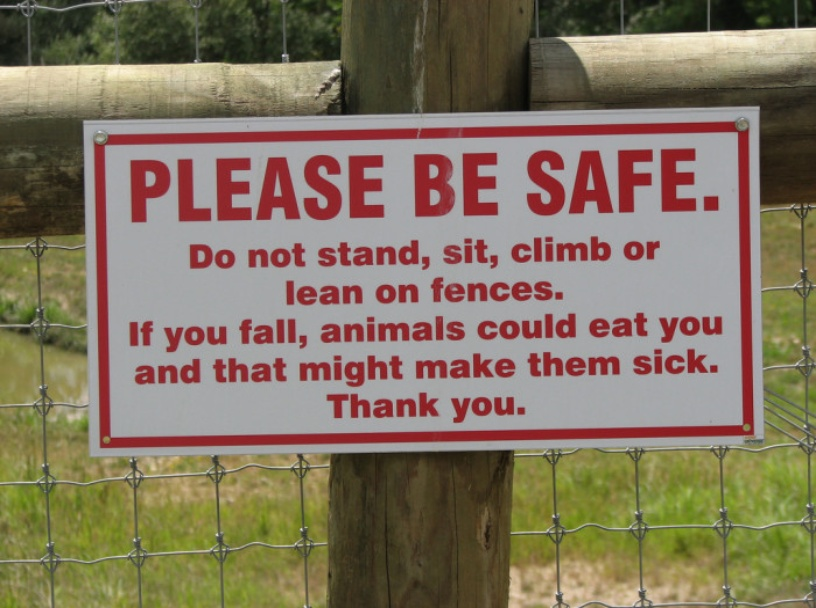
#> input picture imgs/img_883.jpg, 816 x 608 px
$ jupyter execute --allow-errors 'Partial Report.ipynb'
#> lines starting #> are read from the running program, lines starting #| are printed output that depends on the picture; after the words box and inside, x2 and y2 are one past the last pixel; in counts of white or black regions, pixels touching at a corner belong together
Image in greyscale

[cell 1]
import matplotlib.pyplot as plt
import cv2
import numpy as np

imgName = 'imgs/img_883.jpg'

img = cv2.imread(imgName, cv2.IMREAD_GRAYSCALE);
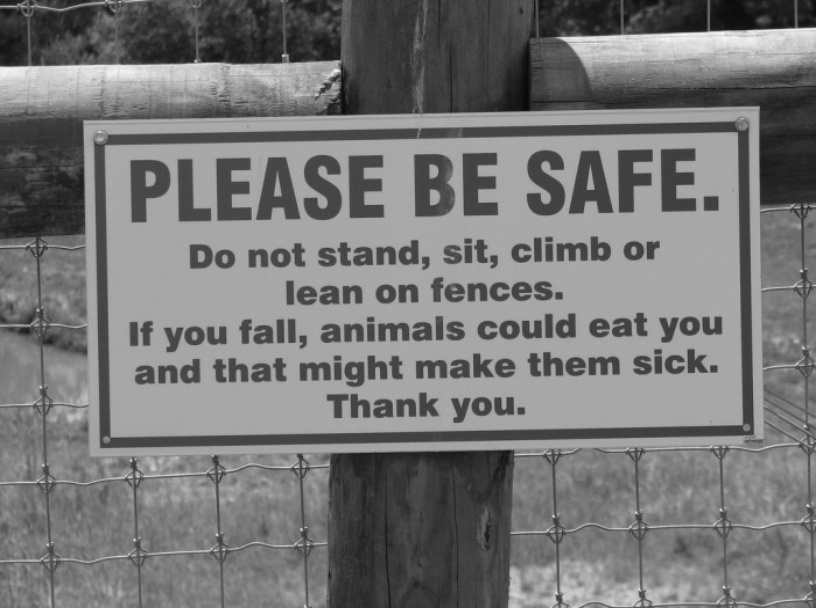
#> img: shape (608, 816); min 6, max 247, mean 118.7
plt.imshow(img, cmap=plt.cm.gray);

Image blurred

[cell 2]
img = cv2.GaussianBlur(img, (5, 5), 0)
plt.imshow(img, cmap=plt.cm.gray);

Image binarized

[cell 3]
ret, threshImg = cv2.threshold(img, 127, 255, 0)
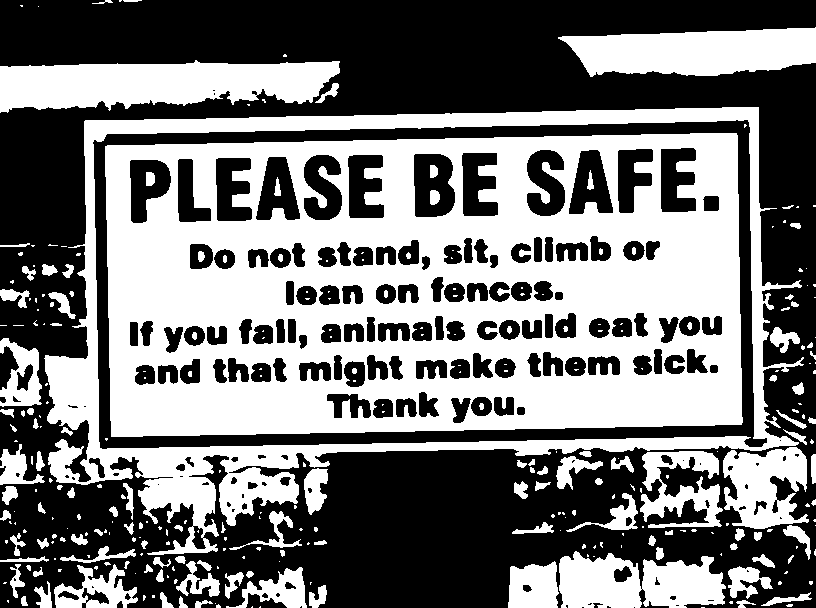
#> threshImg: shape (608, 816); 46.8% white; 314 white regions (185 under 20 px)
plt.imshow(threshImg, cmap=plt.cm.gray);

[cell 4]
contours, hierarchy = cv2.findContours(threshImg, cv2.RETR_TREE, cv2.CHAIN_APPROX_SIMPLE)
#> contours = 486 contours, 241 with area under 20; largest, box (x1, y1, x2, y2) and area: (44, 107, 804, 555) 241286, (92, 119, 768, 450) 207024, (105, 133, 743, 437) 183782, (0, 60, 340, 113) 12539, (558, 27, 816, 77) 9330
#> (the rest of this cell did not finish here and is left out)

$ run again, with imgs/img_1001.jpg copied over imgs/img_883.jpg
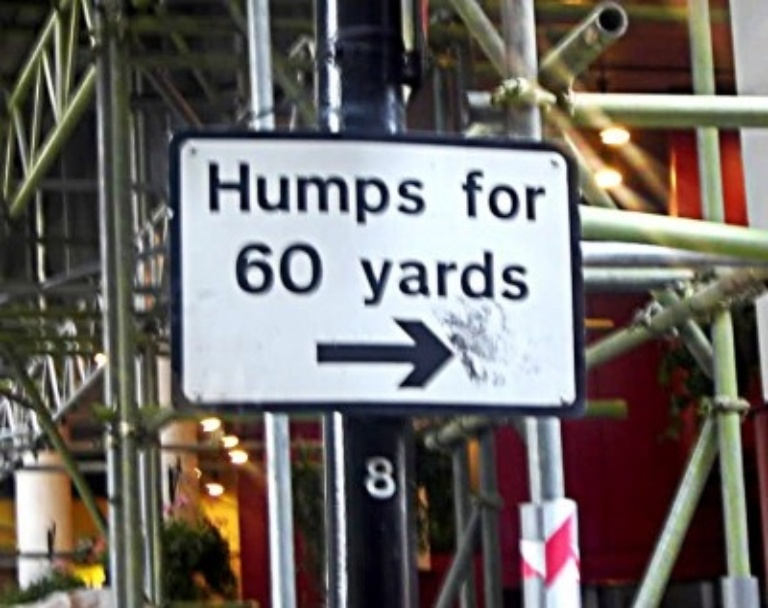
#> input picture imgs/img_1001.jpg, 768 x 608 px
#> `img = cv2.imread(imgName, cv2.IMREAD_GRAYSCALE);`:
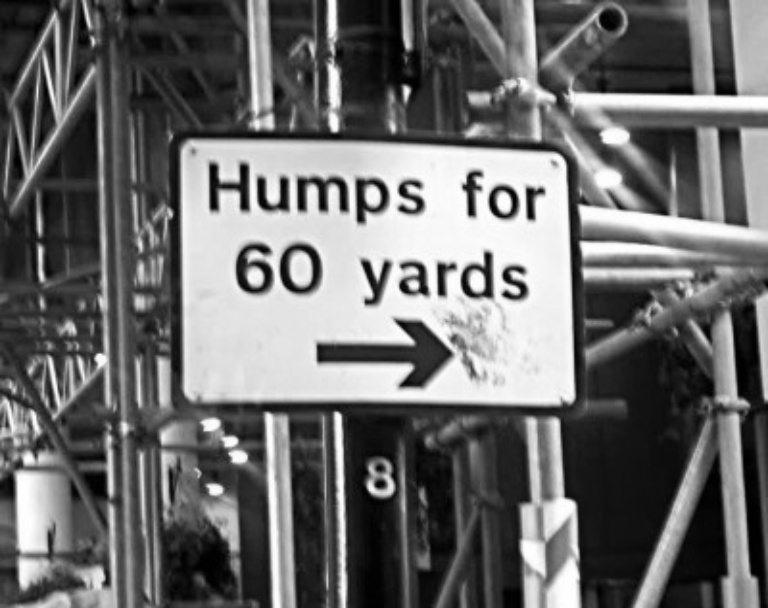
#> img: shape (608, 768); min 0, max 255, mean 107.5
#> `ret, threshImg = cv2.threshold(img, 127, 255, 0)`:
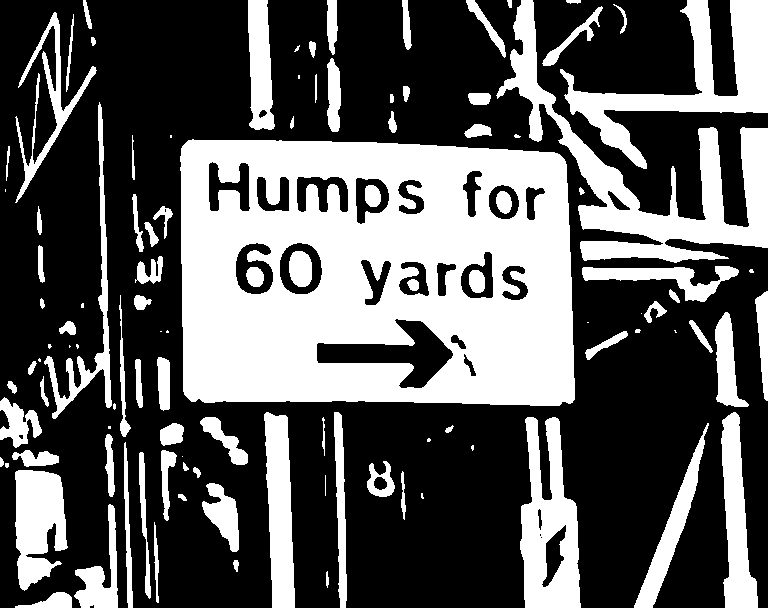
#> threshImg: shape (608, 768); 36.2% white; 109 white regions (23 under 20 px)
#> contours = 136 contours, 30 with area under 20; largest, box (x1, y1, x2, y2) and area: (180, 139, 575, 406) 99970, (496, 0, 768, 263) 15234, (560, 0, 768, 169) 9501, (520, 417, 581, 608) 7701, (15, 470, 68, 591) 4395
#> the loop `for c in contours:` made 136 passes

$ run again, with imgs/img_1015.jpg copied over imgs/img_883.jpg
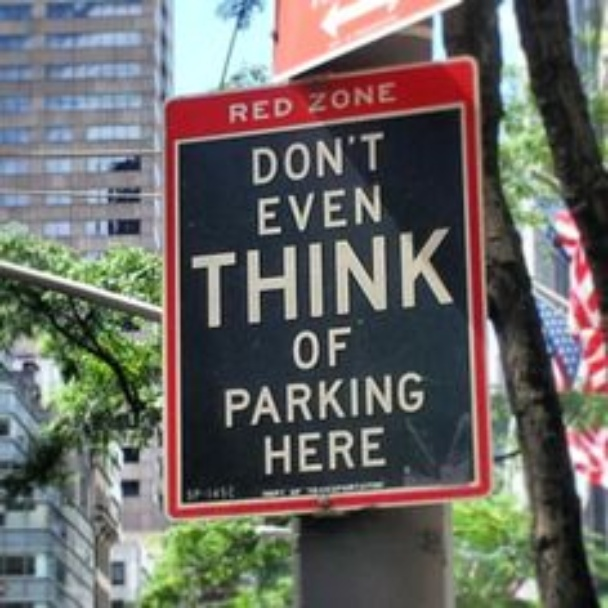
#> input picture imgs/img_1015.jpg, 608 x 608 px
#> `img = cv2.imread(imgName, cv2.IMREAD_GRAYSCALE);`:
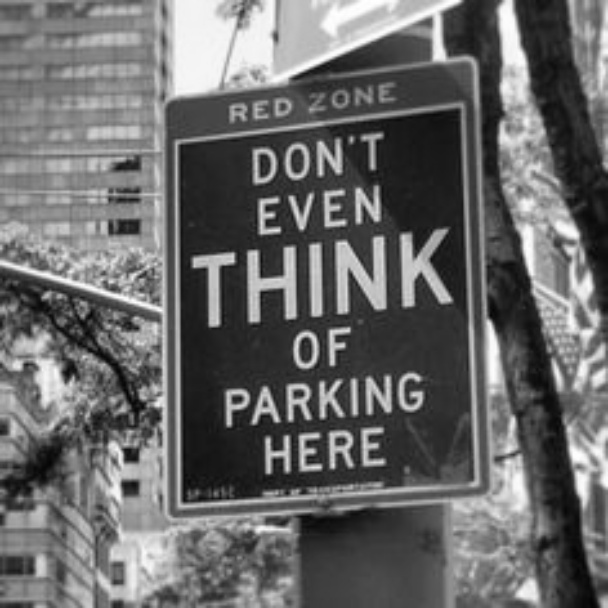
#> img: shape (608, 608); min 3, max 255, mean 105.3
#> `ret, threshImg = cv2.threshold(img, 127, 255, 0)`:
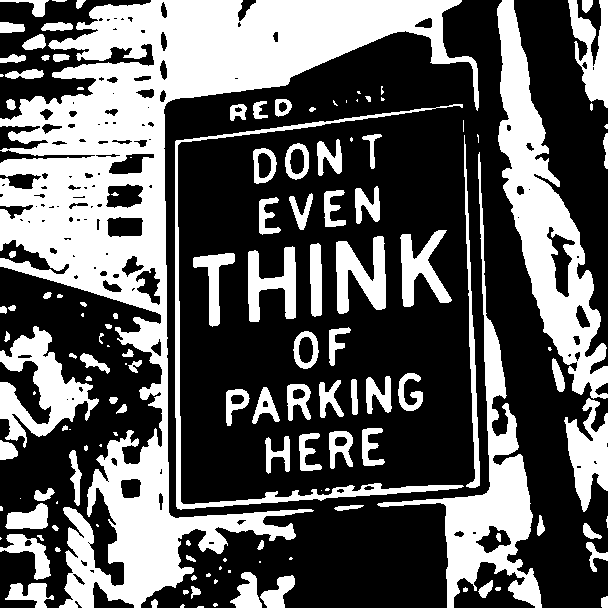
#> threshImg: shape (608, 608); 37.3% white; 140 white regions (41 under 20 px)
#> contours = 267 contours, 118 with area under 20; largest, box (x1, y1, x2, y2) and area: (0, 0, 479, 608) 71742, (497, 0, 608, 399) 15772, (377, 152, 542, 608) 10888, (0, 326, 99, 448) 4606, (175, 104, 464, 510) 3368
#> the loop `for c in contours:` made 267 passes

$ run again, with imgs/img_1020.jpg copied over imgs/img_883.jpg
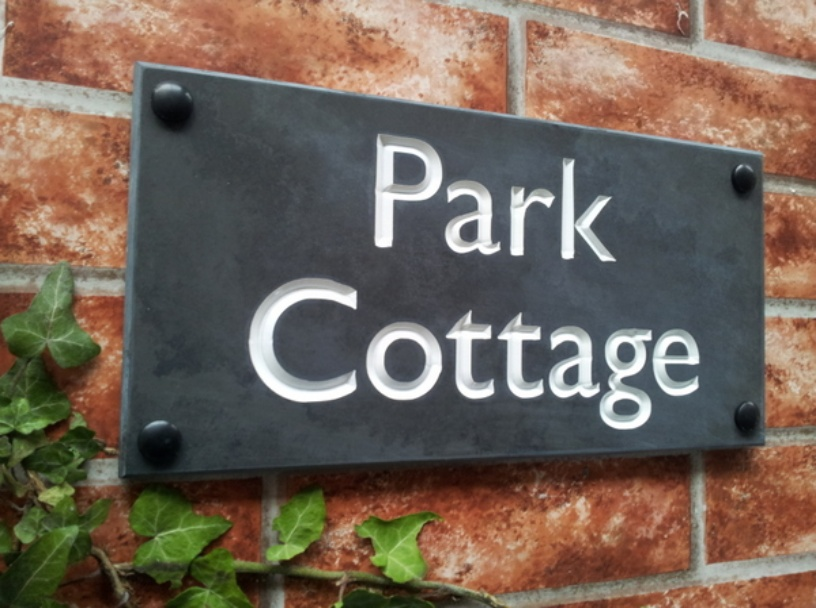
#> input picture imgs/img_1020.jpg, 816 x 608 px
#> `img = cv2.imread(imgName, cv2.IMREAD_GRAYSCALE);`:
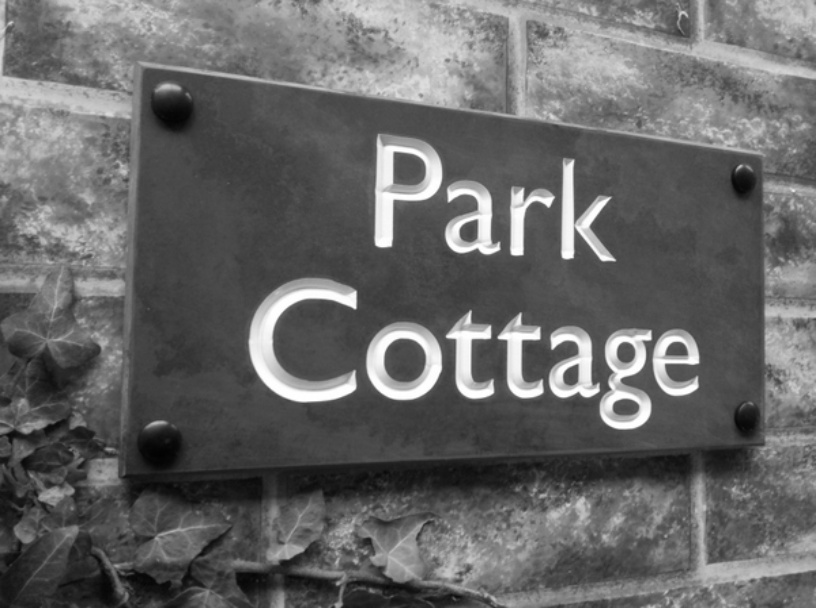
#> img: shape (608, 816); min 1, max 255, mean 102.7
#> `ret, threshImg = cv2.threshold(img, 127, 255, 0)`:
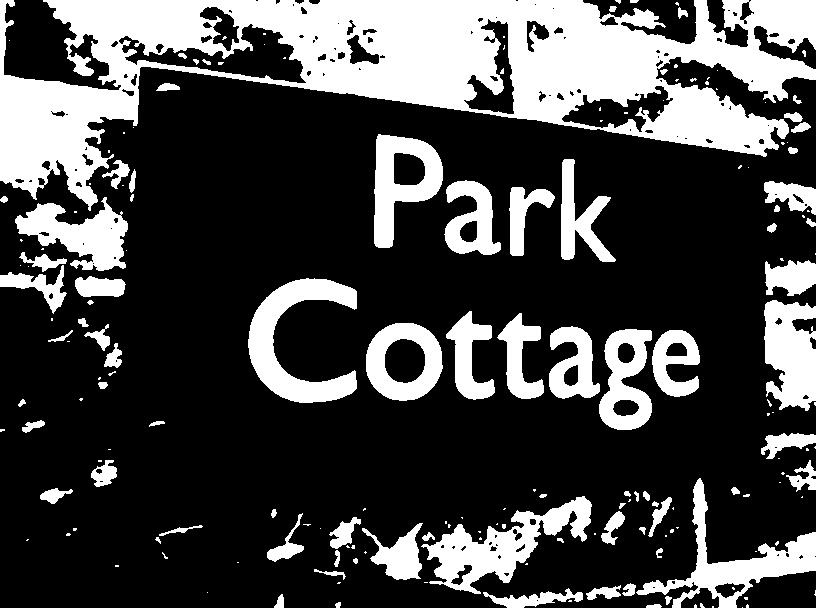
#> threshImg: shape (608, 816); 27.7% white; 186 white regions (104 under 20 px)
#> contours = 312 contours, 182 with area under 20; largest, box (x1, y1, x2, y2) and area: (0, 0, 816, 211) 81962, (421, 496, 592, 594) 5975, (248, 278, 357, 403) 5395, (636, 478, 816, 608) 5177, (374, 134, 443, 248) 4718
#> the loop `for c in contours:` made 312 passes
